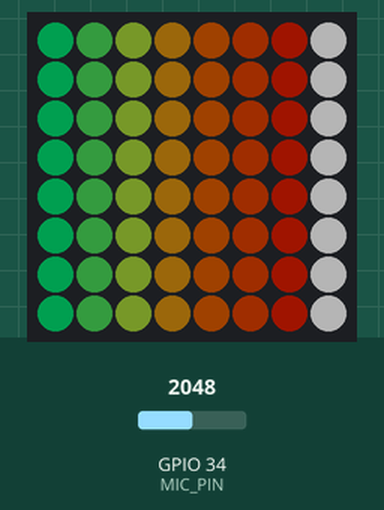
Recording of a sketch running on a simulated ESP32. Shown: 8×8 RGB LED matrix (first LED top left, wired row by row). Inputs (shaded band) come from the test bench; at power-on: GPIO 34 (MIC_PIN) = 2048. Dim RGB values are drawn brighter than linear.

Above: at 0.52 s.

The sketch:

SpectrumAnalyser.ino
```cpp
#include <Arduino.h>
#include <Adafruit_NeoPixel.h>
#include <arduinoFFT.h>

// ====== Hardware Config ======
#define LED_PIN       13
#define LED_COUNT     64
#define ROWS_COUNT    8
#define COLS_COUNT    8
#define BRIGHTNESS    64
#define MIC_PIN       34
#define SAMPLES       256
#define SAMPLING_FREQ 4000

Adafruit_NeoPixel strip(LED_COUNT, LED_PIN, NEO_GRB + NEO_KHZ800);

// ====== FFT Buffers ======
double vReal[SAMPLES];
double vImag[SAMPLES];
ArduinoFFT<double> FFT(vReal, vImag, SAMPLES, SAMPLING_FREQ);

// ====== Visualization Config ======
const int numBands = COLS_COUNT;   // one bar per column
const double bandEdges[numBands+1] = {
  20, 40, 100, 400, 1000, 2000, 4000, 8000, 16000
}; // perceptual bands (Hz)

// Gradient colors
uint32_t greenColor  = strip.Color(0, 128, 64);
uint32_t yellowColor = strip.Color(128, 64, 0);
uint32_t redColor    = strip.Color(128, 0, 0);

// Peak LED color (configurable)
uint32_t peakColor   = strip.Color(255, 255, 255); // white peak dot

// ====== Scaling Config ======
double sensitivity = 2;   // responsiveness
double bandWeight[numBands] = {1.0,1.0,1.0,1.0,1.0,1.0,1.0,1.0}; // psychoacoustic weighting
static double maxRMS = 1.0; // adaptive normalization state

// ====== Peak Hold Config ======
#define PEAK_DECAY_SPEED 1    // LEDs per frame
#define PEAK_HOLD_TIME   200  // ms to hold peak before falling

// ====== Helpers ======
int freqToBin(double freq) {
  int bin = (int)(freq * SAMPLES / SAMPLING_FREQ);
  if (bin >= SAMPLES/2) bin = SAMPLES/2 - 1;
  return bin;
}

uint32_t blendColor(uint32_t c1, uint32_t c2, float ratio) {
  uint8_t r1 = (c1 >> 16) & 0xFF;
  uint8_t g1 = (c1 >> 8) & 0xFF;
  uint8_t b1 = c1 & 0xFF;
  uint8_t r2 = (c2 >> 16) & 0xFF;
  uint8_t g2 = (c2 >> 8) & 0xFF;
  uint8_t b2 = c2 & 0xFF;
  uint8_t r = r1 + (r2 - r1) * ratio;
  uint8_t g = g1 + (g2 - g1) * ratio;
  uint8_t b = b1 + (b2 - b1) * ratio;
  return strip.Color(r, g, b);
}

// ====== Scaling Strategy ======
int scaleLevel(double rms, int band) {
  // 1. Aplică ponderi psihoacustice (dacă vrei să accentuezi anumite benzi)
  rms *= bandWeight[band];

  // 2. Noise floor (prag minim pentru semnale slabe)
  double noiseFloor = 1.0; // ajustează în funcție de microfon
  double adjustedRMS = rms + noiseFloor;

  // 3. Actualizare auto-gain (normalizare adaptivă)
  if (adjustedRMS > maxRMS) {
    maxRMS = adjustedRMS;
  } else {
    maxRMS = maxRMS * 0.95 + adjustedRMS * 0.05; // decay mai rapid
  }

  // 4. Conversie în dB
  double dB = 20.0 * log10(adjustedRMS + 1.0);

  // 5. Aplică un prag minim (de ex. -40 dB)
  if (dB < -40.0) dB = -40.0;

  // 6. Mapare dB → LED-uri
  // -40 dB = 0 LED-uri, 0 dB = ROWS_COUNT LED-uri
  int level = map((int)dB, -40, 0, 0, ROWS_COUNT);

  // 7. Constrângere la intervalul valid
  level = constrain(level, 0, ROWS_COUNT);

  return level;
}

// ====== Drawing ======
void drawBar(int row, int level) {
  for (int col = 0; col < level; col++) {
    float pos = (float)col / (ROWS_COUNT - 1);
    uint32_t barColor;
    if (pos < 0.5) {
      float ratio = pos / 0.5;
      barColor = blendColor(greenColor, yellowColor, ratio);
    } else {
      float ratio = (pos - 0.5) / 0.5;
      barColor = blendColor(yellowColor, redColor, ratio);
    }
    int ledIndex = row * ROWS_COUNT + col;
    strip.setPixelColor(ledIndex, barColor);
  }
}

// ====== State Arrays ======
int displayedLevel[numBands] = {0};
int peakLevel[numBands]      = {0};
unsigned long peakHoldTimer[numBands] = {0};

// ====== Spectrum Display ======
void displaySpectrum(double *spectrum) {
  strip.clear();

  for (int band = 0; band < numBands; band++) {
    int startBin = freqToBin(bandEdges[band]);
    int endBin   = freqToBin(bandEdges[band+1]);
    if (endBin >= SAMPLES/2) endBin = SAMPLES/2 - 1;

    double energy = 0;
    for (int i = startBin; i <= endBin; i++) {
      energy += spectrum[i] * spectrum[i];
    }
    double rms = sqrt(energy / (endBin - startBin + 1));

    int targetLevel = scaleLevel(rms, band);

    // Bar slow fall
    if (targetLevel > displayedLevel[band]) {
      displayedLevel[band] = targetLevel;
    } else {
      displayedLevel[band] = max(displayedLevel[band] - 1, targetLevel);
    }

    // Peak hold logic
    if (targetLevel > peakLevel[band]) {
      peakLevel[band] = targetLevel;
      peakHoldTimer[band] = millis(); // reset hold timer
    } else {
      if (millis() - peakHoldTimer[band] > PEAK_HOLD_TIME) {
        peakLevel[band] = max(peakLevel[band] - PEAK_DECAY_SPEED, 0);
      }
    }

    // Draw bar
    drawBar(band, displayedLevel[band]);

    // Draw peak LED
    if (peakLevel[band] > 0) {
      int ledIndex = band * ROWS_COUNT + (peakLevel[band] - 1);
      strip.setPixelColor(ledIndex, peakColor);
    }
  }

  strip.show();
}

// ====== Setup & Loop ======
void setup() {
  Serial.begin(115200);
  strip.begin();
  strip.setBrightness(BRIGHTNESS);
  strip.show();
}

void loop() {
  for (int i = 0; i < SAMPLES; i++) {
    vReal[i] = analogRead(MIC_PIN);
    vImag[i] = 0;
    delayMicroseconds(1000000 / SAMPLING_FREQ);
  }

  FFT.windowing(vReal, SAMPLES, FFT_WIN_TYP_HAMMING, FFT_FORWARD);
  FFT.compute(vReal, vImag, SAMPLES, FFT_FORWARD);
  FFT.complexToMagnitude(vReal, vImag, SAMPLES);

  displaySpectrum(vReal);
}
```
